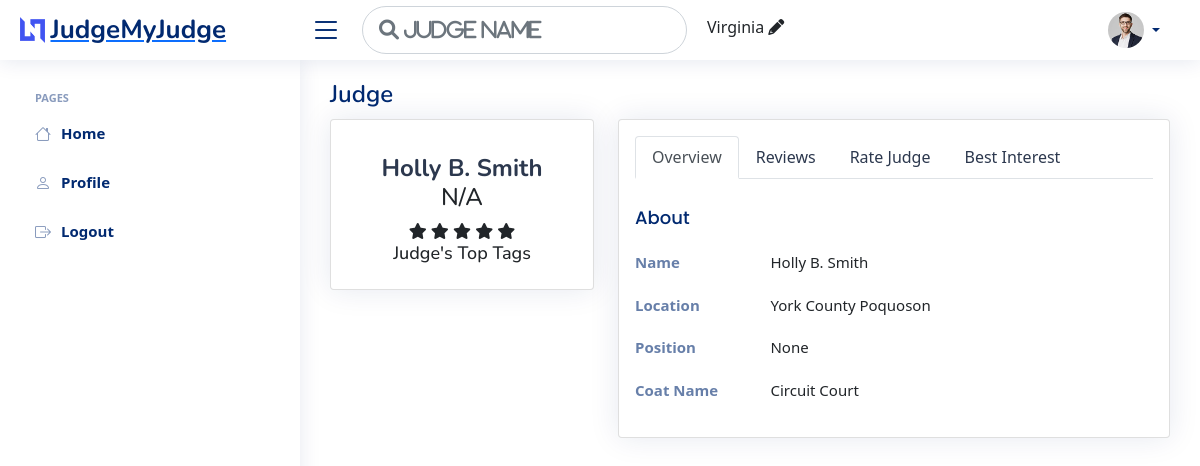
Before: /getJudge2/1724 (signed in) with the older database file.
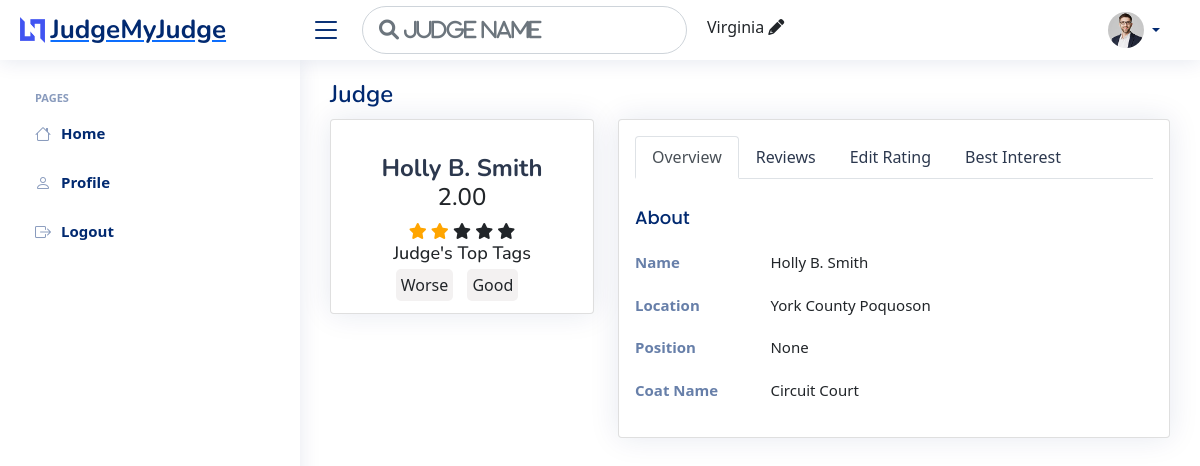
After: the same page with the newer database file.
### judge/models.py (models this page shows, shortened)
class judge (models.Model):
    location = models.CharField(max_length=100, null=True, blank=True)
    state = models.CharField(max_length=100, default="Virginia")
    name = models.CharField(
        max_length=100, null=True, blank=True)
    position = models.CharField(max_length=100, null=True, blank=True)
    coat_name = models.CharField(
        max_length=100, null=True, blank=True)
    numberOfRatings = models.IntegerField(default=0)
    obtainScore = models.FloatField(default=0)
    totalRating = models.FloatField(default=0)

class judgeTags (models.Model):
    tag = models.ForeignKey(
        tags, on_delete=models.CASCADE, related_name='judgeTag')
    user = models.ManyToManyField(User, blank=True, related_name='usersInTag')
    tagTo = models.ForeignKey(
        'judge', on_delete=models.CASCADE, related_name='judge', default=None)

class tags(models.Model):
    name = models.CharField(max_length=200)

### registration/models.py (models this page shows, shortened)
class UserProfile(models.Model):
    user = models.OneToOneField(User, on_delete=models.CASCADE)
    date_of_birth = models.DateField()
    address = models.CharField(max_length=500)
    case_number = models.IntegerField(blank=True, null=True)
    picture_id = models.ImageField(blank=True, null=True,
                                   upload_to='user_image/', default="default.jpg")
    membership = models.BooleanField(default=False)

### judge/views.py (the view)
# urls.py: path('getJudge2/<str:pk>', views.getJudge2, name="getJudge2"),
def getJudge2(request, pk):
    profile = ""
    user = request.user
    canrate = True
    canbestintrest = True
    total_rating = 0
    if request.user.is_authenticated:
        profile = UserProfile.objects.get(user=user)
    judgeInfo = judge.objects.get(id=pk)
    try:
        ratting = judgeRateing.objects.filter(ratedTo=judgeInfo)
        total_num = (len(ratting))*5
        obtain_num = 0
        for r in ratting:
            obtain_num += r.rating
            if r.user == request.user:
                canrate = False
        if total_num != 0:
            total_rating = (obtain_num/total_num)*5
    except User.DoesNotExist:
        ratting = ''
    try:
        bestIntrest = bestInterest.objects.filter(ratedTo=judgeInfo)
        for r in bestIntrest:
            if r.user == request.user:
                canbestintrest = False
    except User.DoesNotExist:
        ratting = ''
    listOfTags = tags.objects.all()
    category_list = categories.objects.all()
    request.session["JudgeLocation"] = judgeInfo.state
    tagList = judgeTags.objects.filter(tagTo=judgeInfo)
    userTag = []
    if request.user.is_authenticated:
        uTag = judgeTags.objects.filter(tagTo=judgeInfo, user=request.user)
        for uT in uTag:
            userTag.append(uT.tag.name)
    context = {'judgeInfo': judgeInfo,
               'profile': profile, 'ratting': ratting, 'total_rating': total_rating, 'canrate': canrate, 'canbestintrest': canbestintrest, 'categories': category_list, 'listOfTags': listOfTags, 'tagList': tagList, 'userTag': userTag}
    return render(request, 'judge/ratejudge.html', context)

### judge/models.py (called while the page is built)
    def __str__(self):
        return self.name

### judge/templates/judge/ratejudge.html (shortened to what this page needs)
{% extends "main.html" %}
{% load static %}
{% block content %}
{% include "head.html" %}
{% include "sidebar.html" %}
<main id="main" class="main">
    <div class="pagetitle">
      <h1>Judge</h1>
    </div>
    <section class="section profile">
      <div class="row">
        <div class="col-xl-4">
          <div class="card">
            <div class="card-body profile-card pt-4 d-flex flex-column align-items-center">
              <h2>{{judgeInfo.name}}</h2>
              <div class="align-items-center">
                {% if judgeInfo.totalRating == 0 %}
                <h4>N/A</h4>
                {% else %}
                <h4>{{judgeInfo.totalRating|floatformat:2}}</h4>
                {% endif %}
              </div>
              <div class="align-items-center">
                {% if judgeInfo.totalRating >= 1 %}
                <span class="fa fa-star checked"></span>
                {% else %}
                <span class="fa fa-star"></span>
                {% endif %}
                {% if judgeInfo.totalRating >= 2 %}
                <span class="fa fa-star checked"></span>
                {% else %}
                <span class="fa fa-star"></span>
                {% endif %}
                {% if judgeInfo.totalRating >= 3 %}
                <span class="fa fa-star checked"></span>
                {% else %}
                <span class="fa fa-star"></span>
                {% endif %}
                {% if judgeInfo.totalRating >= 4 %}
                <span class="fa fa-star checked"></span>
                {% else %}
                <span class="fa fa-star"></span>
                {% endif %}
                {% if judgeInfo.totalRating >= 5 %}
                <span class="fa fa-star checked"></span>
                {% else %}
                <span class="fa fa-star"></span>
                {% endif %}
              </div>
              <h3>Judge's Top Tags</h3>
              <div class="judgeTagsList">
                {% for j in tagList %}
                  <span class="judgeTags">{{j.tag.name}}</span>
                {% endfor %}
              </div>
            </div>
          </div>
        </div>
        <div class="col-xl-8">
          <div class="card" style="overflow: visible !important;">
            <div class="card-body pt-3">
              <ul class="nav nav-tabs nav-tabs-bordered">
                <li class="nav-item">
                  <button class="nav-link active" data-bs-toggle="tab" data-bs-target="#profile-overview">Overview</button>
                </li>
                <li class="nav-item">
                  <button class="nav-link" data-bs-toggle="tab" data-bs-target="#reviews">Reviews</button>
                </li>
                {% if request.user.is_authenticated %}
                  {% if canrate == True %}
                    <li class="nav-item">
                      <button class="nav-link" data-bs-toggle="tab" data-bs-target="#rate-judge">Rate Judge</button>
                    </li>
                  {% else %}
                  <li class="nav-item">
                    <button class="nav-link" data-bs-toggle="tab" data-bs-target="#edit-rate">Edit Rating</button>
                  </li>
                  {% endif %}
                  {% if canbestintrest == True %}
                  <li class="nav-item">
                    <button class="nav-link" data-bs-toggle="tab" data-bs-target="#best-interest">Best Interest</button>
                  </li>
                  {% endif %}
                {% endif %}
              </ul>
              <div class="tab-content pt-2">
                <div class="tab-pane fade show active profile-overview" id="profile-overview">
                  <h5 class="card-title">About</h5>
                  <div class="row">
                    <div class="col-lg-3 col-md-4 label ">Name</div>
                    <div class="col-lg-9 col-md-8">{{judgeInfo.name}}</div>
                  </div>
                  <div class="row">
                    <div class="col-lg-3 col-md-4 label">Location</div>
                    <div class="col-lg-9 col-md-8">{{judgeInfo.location}}</div>
                  </div>
                  <div class="row">
                    <div class="col-lg-3 col-md-4 label">Position</div>
                    <div class="col-lg-9 col-md-8">{{judgeInfo.position}}</div>
                  </div>
                  <div class="row">
                    <div class="col-lg-3 col-md-4 label">Coat Name</div>
                    <div class="col-lg-9 col-md-8">{{judgeInfo.coat_name}}</div>
                  </div>
                </div>
              </div>
            </div>
          </div>
        </div>
      </div>
    </section>
  </main>
{% endblock %}

### templates/main.html (shortened to what this page needs)
<!DOCTYPE html>
{% load static %}
<html lang="en">
<head>
    <link rel='stylesheet' type='text/css' media='screen' href='{%static "css/style.css"%}'>
    <link href='{%static "vendor/bootstrap/css/bootstrap.min.css"%}' rel="stylesheet">
    <link href='{%static "vendor/bootstrap-icons/bootstrap-icons.css"%}' rel="stylesheet">
    <link href='{%static "vendor/remixicon/remixicon.css"%}' rel="stylesheet">
    <link href='{%static "vendor/boxicons/css/boxicons.min.css"%}' rel="stylesheet">
    <link href='{%static "vendor/quill/quill.snow.css"%}' rel="stylesheet">
    <link href='{%static "vendor/quill/quill.bubble.css"%}' rel="stylesheet">
    <link href='{%static "vendor/simple-datatables/style.css"%}' rel="stylesheet">
    <link rel="stylesheet" href="//code.jquery.com/ui/1.13.0/themes/base/jquery-ui.css">
    <link rel="stylesheet" href="https://cdnjs.cloudflare.com/ajax/libs/font-awesome/4.7.0/css/font-awesome.min.css">
    <link rel='stylesheet' type='text/css' media='screen' href='{%static "css/judge.css"%}'>
    <link rel='stylesheet' type='text/css' media='screen' href='{%static "css/judgeLocation.css"%}'>
    <link rel='stylesheet' type='text/css' media='screen' href='{%static "css/judgeSearchBar2.css"%}'>
    <link rel='stylesheet' type='text/css' media='screen' href='{%static "css/headSearch.css"%}'>
    <link rel="stylesheet" href="https://cdnjs.cloudflare.com/ajax/libs/font-awesome/6.0.0-beta2/css/all.min.css" >
    <link rel="stylesheet" href="https://cdnjs.cloudflare.com/ajax/libs/font-awesome/4.7.0/css/font-awesome.min.css">
</head>
<body>
    {% block content %}
    {% endblock %}
</body>
</html>

### templates/head.html (shortened to what this page needs)
<header id="header" class="header fixed-top d-flex align-items-center">
    <div class="d-flex align-items-center justify-content-between">
      <a href="{% url 'profile' %}" class="logo d-flex align-items-center">
        <img src="assets/img/logo.png" alt="">
        <span class="d-none d-lg-block">JudgeMyJudge</span>
      </a>
      <i class="bi bi-list toggle-sidebar-btn"></i>
    </div>
    <div class="search-bar">
      <input type="text" id="headSearchJudge" class="form-control form-control-lg headSearchJudge" placeholder="&#xF002; Judge name">
    </div>
    {% if request.session.JudgeLocation %}
    <div class="headLocationOption" id="headLocationOption">
      <p id="setLocation">{{request.session.JudgeLocation}} <i class ="fa fa-pencil" id="changeHeadLocation"></i></p>
    </div>
    {% endif %}
    <nav class="header-nav ms-auto">
      <ul class="d-flex align-items-center">
        {% if request.user.is_authenticated %}
        <li class="nav-item dropdown pe-3">
          <a class="nav-link nav-profile d-flex align-items-center pe-0" href="#" data-bs-toggle="dropdown">
            <img src="{{profile.picture_id.url}}" alt="Profile" class="rounded-circle">
            <span class="d-none d-md-block dropdown-toggle ps-2">{{profile.user.first_name}}</span>
          </a>
        </li>
          {% else %}
            <li class="dropdown-header">
              <h6><a href="{% url 'loginPage' %}">Login</a></h6>
            </li>
          {% endif %}
      </ul>
    </nav>
  </header>

### templates/sidebar.html (shortened to what this page needs)
<aside id="sidebar" class="sidebar">
    <ul class="sidebar-nav" id="sidebar-nav">
      <li class="nav-heading">Pages</li>
      <li class="nav-item">
        <a class="nav-link collapsed" href="{% url 'home' %}">
          <i class="bi bi-house"></i>
          <span>Home</span>
        </a>
      </li>
      {% if request.user.is_authenticated %}
      <li class="nav-item">
        <a class="nav-link collapsed" href="{% url 'profile' %}">
          <i class="bi bi-person"></i>
          <span>Profile</span>
        </a>
      </li>
      <li class="nav-item">
        <a class="nav-link collapsed" href="{% url 'logout' %}">
          <i class="bi bi-box-arrow-right"></i>
          <span>Logout</span>
        </a>
      </li>
      {% endif %}
    </ul>
  </aside>

### static/css/style.css (style rules this page uses)
:root { scroll-behavior: smooth; }
body { font-family: "Open Sans", sans-serif; background: #f6f9ff; color: #444444; }
a { color: #4154f1; text-decoration: none; }
h1, h2, h3, h4, h5, h6 { font-family: "Nunito", sans-serif; }
#main { margin-top: 60px; padding: 20px 30px; transition: all 0.3s; }
.pagetitle { margin-bottom: 10px; }
.pagetitle h1 { font-size: 24px; margin-bottom: 0; font-weight: 600; color: #012970; }
.card { margin-bottom: 30px; border: none; border-radius: 5px; box-shadow: 0px 0 30px rgba(1, 41, 112, 0.1); overflow: hidden; }
.card-title { padding: 20px 0 15px 0; font-size: 18px; font-weight: 500; color: #012970; font-family: "Poppins", sans-serif; }
.card-body { padding: 0 20px 20px 20px; }
.nav-tabs-bordered { border-bottom: 2px solid #ebeef4; }
.nav-tabs-bordered .nav-link { margin-bottom: -2px; border: none; color: #2c384e; }
.nav-tabs-bordered .nav-link.active { background-color: #fff; color: #4154f1; border-bottom: 2px solid #4154f1; }
.logo { line-height: 1; }
@media (min-width: 1200px) { .logo { width: 280px; } }
.logo img { max-height: 26px; margin-right: 6px; }
.logo span { font-size: 26px; font-weight: 700; color: #012970; font-family: "Nunito", sans-serif; }
.header { transition: all 0.5s; z-index: 997; height: 60px; box-shadow: 0px 2px 20px rgba(1, 41, 112, 0.1); background-color: #fff; padding-left: 20px; }
.header .toggle-sidebar-btn { font-size: 32px; padding-left: 10px; cursor: pointer; color: #012970; }
.header .search-bar { min-width: 360px; padding: 0 20px; }
.header-nav ul { list-style: none; }
.header-nav > ul { margin: 0; padding: 0; }
.header-nav .nav-profile { color: #012970; }
.header-nav .nav-profile img { max-height: 36px; }
.header-nav .nav-profile span { font-size: 14px; font-weight: 600; }
.sidebar { position: fixed; top: 60px; left: 0; bottom: 0; width: 300px; z-index: 996; transition: all 0.3s; padding: 20px; overflow-y: auto; scrollbar-width: thin; scrollbar-color: #aab7cf transparent; box-shadow: 0px 0px 20px rgba(1, 41, 112, 0.1); background-color: #fff; }
@media (min-width: 1200px) { #main, #footer { margin-left: 300px; } }
.sidebar-nav { padding: 0; margin: 0; list-style: none; }
.sidebar-nav li { padding: 0; margin: 0; list-style: none; }
.sidebar-nav .nav-item { margin-bottom: 5px; }
.sidebar-nav .nav-heading { font-size: 11px; text-transform: uppercase; color: #899bbd; font-weight: 600; margin: 10px 0 5px 15px; }
.sidebar-nav .nav-link { display: flex; align-items: center; font-size: 15px; font-weight: 600; color: #4154f1; transition: 0.3; background: #f6f9ff; padding: 10px 15px; border-radius: 4px; }
.sidebar-nav .nav-link i { font-size: 16px; margin-right: 10px; color: #4154f1; }
.sidebar-nav .nav-link.collapsed { color: #012970; background: #fff; }
.sidebar-nav .nav-link.collapsed i { color: #899bbd; }
.profile .profile-card h2 { font-size: 24px; font-weight: 700; color: #2c384e; margin: 10px 0 0 0; }
.profile .profile-card h3 { font-size: 18px; }
.profile .profile-overview .row { margin-bottom: 20px; font-size: 15px; }
.profile .profile-overview .card-title { color: #012970; }
.profile .profile-overview .label { font-weight: 600; color: rgba(1, 41, 112, 0.6); }

### static/css/judge.css (style rules this page uses)
.checked { color: orange; }
.judgeTags { background-color: #f3f1f1; border-radius: 5px; margin-right: 10px; padding: 5px; }

### static/css/headSearch.css (style rules this page uses)
.headSearchJudge { font-family: FontAwesome; width: 325px; font-style: normal; font-weight: normal; text-decoration: inherit; border-radius: 25px; }
#changeHeadLocation { cursor: pointer; }
.fa-star { cursor: pointer; }
.headLocationOption { margin-top: 10px; }

Changed rows visible on the page:
changed judge "Holly B. Smith": totalRating (not shown) → "2.00"
added judgeTags: tag.name "Worse"
added judgeTags: tag.name "Good"
Other visible differences:
text no longer shown: "N/A Rate Judge"
text now shown: "Edit Rating"
